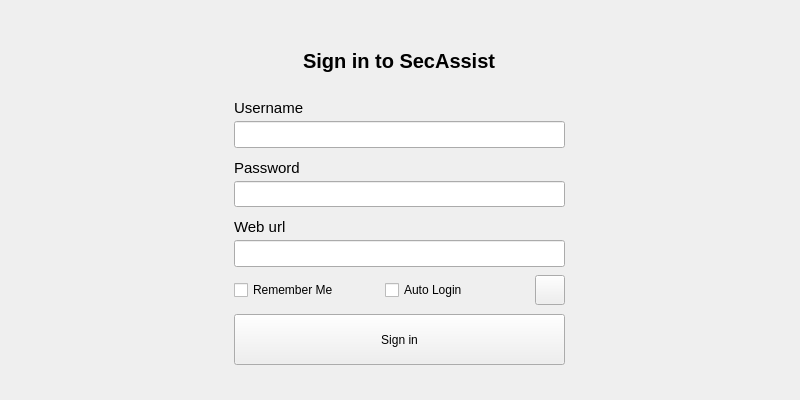
<?xml version="1.0" encoding="UTF-8"?>
<ui version="4.0">
 <class>LoginWindow</class>
 <widget class="QMainWindow" name="LoginWindow">
  <property name="geometry">
   <rect>
    <x>0</x>
    <y>0</y>
    <width>800</width>
    <height>400</height>
   </rect>
  </property>
  <property name="sizePolicy">
   <sizepolicy hsizetype="Fixed" vsizetype="Fixed">
    <horstretch>0</horstretch>
    <verstretch>0</verstretch>
   </sizepolicy>
  </property>
  <property name="windowTitle">
   <string/>
  </property>
  <widget class="QWidget" name="centralwidget">
   <layout class="QGridLayout" name="gridLayout">
    <item row="0" column="0">
     <widget class="QWidget" name="widget" native="true">
      <property name="sizePolicy">
       <sizepolicy hsizetype="Fixed" vsizetype="Fixed">
        <horstretch>0</horstretch>
        <verstretch>0</verstretch>
       </sizepolicy>
      </property>
      <property name="maximumSize">
       <size>
        <width>331</width>
        <height>331</height>
       </size>
      </property>
      <layout class="QVBoxLayout" name="verticalLayout">
       <property name="leftMargin">
        <number>0</number>
       </property>
       <property name="topMargin">
        <number>0</number>
       </property>
       <property name="rightMargin">
        <number>0</number>
       </property>
       <property name="bottomMargin">
        <number>0</number>
       </property>
       <item>
        <widget class="QWidget" name="widget_5" native="true">
         <layout class="QHBoxLayout" name="horizontalLayout_2">
          <item>
           <widget class="QLabel" name="label_3">
            <property name="sizePolicy">
             <sizepolicy hsizetype="Fixed" vsizetype="Fixed">
              <horstretch>0</horstretch>
              <verstretch>0</verstretch>
             </sizepolicy>
            </property>
            <property name="font">
             <font>
              <pointsize>15</pointsize>
              <bold>true</bold>
             </font>
            </property>
            <property name="text">
             <string>Sign in to SecAssist</string>
            </property>
           </widget>
          </item>
         </layout>
        </widget>
       </item>
       <item>
        <widget class="QWidget" name="widget_2" native="true">
         <property name="minimumSize">
          <size>
           <width>0</width>
           <height>0</height>
          </size>
         </property>
         <property name="styleSheet">
          <string notr="true"/>
         </property>
         <layout class="QVBoxLayout" name="verticalLayout_2">
          <property name="spacing">
           <number>0</number>
          </property>
          <property name="leftMargin">
           <number>0</number>
          </property>
          <property name="topMargin">
           <number>0</number>
          </property>
          <property name="rightMargin">
           <number>0</number>
          </property>
          <property name="bottomMargin">
           <number>0</number>
          </property>
          <item>
           <widget class="QLabel" name="label">
            <property name="font">
             <font>
              <pointsize>11</pointsize>
             </font>
            </property>
            <property name="text">
             <string>Username</string>
            </property>
           </widget>
          </item>
          <item>
           <widget class="QLineEdit" name="lineEdit_Username">
            <property name="sizePolicy">
             <sizepolicy hsizetype="Expanding" vsizetype="Preferred">
              <horstretch>0</horstretch>
              <verstretch>0</verstretch>
             </sizepolicy>
            </property>
            <property name="clearButtonEnabled">
             <bool>true</bool>
            </property>
           </widget>
          </item>
         </layout>
        </widget>
       </item>
       <item>
        <widget class="QWidget" name="widget_3" native="true">
         <property name="styleSheet">
          <string notr="true"/>
         </property>
         <layout class="QVBoxLayout" name="verticalLayout_3">
          <property name="spacing">
           <number>0</number>
          </property>
          <property name="leftMargin">
           <number>0</number>
          </property>
          <property name="topMargin">
           <number>0</number>
          </property>
          <property name="rightMargin">
           <number>0</number>
          </property>
          <property name="bottomMargin">
           <number>0</number>
          </property>
          <item>
           <widget class="QLabel" name="label_2">
            <property name="font">
             <font>
              <pointsize>11</pointsize>
             </font>
            </property>
            <property name="text">
             <string>Password</string>
            </property>
           </widget>
          </item>
          <item>
           <widget class="QLineEdit" name="lineEdit_Password">
            <property name="sizePolicy">
             <sizepolicy hsizetype="Expanding" vsizetype="Preferred">
              <horstretch>0</horstretch>
              <verstretch>0</verstretch>
             </sizepolicy>
            </property>
            <property name="echoMode">
             <enum>QLineEdit::Password</enum>
            </property>
            <property name="clearButtonEnabled">
             <bool>true</bool>
            </property>
           </widget>
          </item>
         </layout>
        </widget>
       </item>
       <item>
        <widget class="QWidget" name="widget_6" native="true">
         <property name="styleSheet">
          <string notr="true"/>
         </property>
         <layout class="QVBoxLayout" name="verticalLayout_4">
          <property name="spacing">
           <number>0</number>
          </property>
          <property name="leftMargin">
           <number>0</number>
          </property>
          <property name="topMargin">
           <number>0</number>
          </property>
          <property name="rightMargin">
           <number>0</number>
          </property>
          <property name="bottomMargin">
           <number>0</number>
          </property>
          <item>
           <widget class="QLabel" name="label_4">
            <property name="font">
             <font>
              <pointsize>11</pointsize>
             </font>
            </property>
            <property name="text">
             <string>Web url</string>
            </property>
           </widget>
          </item>
          <item>
           <widget class="QLineEdit" name="lineEdit_WebUrl">
            <property name="sizePolicy">
             <sizepolicy hsizetype="Expanding" vsizetype="Preferred">
              <horstretch>0</horstretch>
              <verstretch>0</verstretch>
             </sizepolicy>
            </property>
           </widget>
          </item>
         </layout>
        </widget>
       </item>
       <item>
        <widget class="QWidget" name="widget_4" native="true">
         <property name="minimumSize">
          <size>
           <width>0</width>
           <height>0</height>
          </size>
         </property>
         <property name="maximumSize">
          <size>
           <width>16777215</width>
           <height>35</height>
          </size>
         </property>
         <layout class="QHBoxLayout" name="horizontalLayout">
          <property name="spacing">
           <number>0</number>
          </property>
          <property name="leftMargin">
           <number>0</number>
          </property>
          <property name="topMargin">
           <number>0</number>
          </property>
          <property name="rightMargin">
           <number>0</number>
          </property>
          <property name="bottomMargin">
           <number>0</number>
          </property>
          <item>
           <widget class="QCheckBox" name="checkBox_RememberMe">
            <property name="sizePolicy">
             <sizepolicy hsizetype="Preferred" vsizetype="Fixed">
              <horstretch>0</horstretch>
              <verstretch>0</verstretch>
             </sizepolicy>
            </property>
            <property name="text">
             <string>Remember Me</string>
            </property>
           </widget>
          </item>
          <item>
           <widget class="QCheckBox" name="checkBox_AutoLogin">
            <property name="sizePolicy">
             <sizepolicy hsizetype="Preferred" vsizetype="Fixed">
              <horstretch>0</horstretch>
              <verstretch>0</verstretch>
             </sizepolicy>
            </property>
            <property name="text">
             <string>Auto Login</string>
            </property>
           </widget>
          </item>
          <item>
           <widget class="QPushButton" name="pushButton_Settings">
            <property name="sizePolicy">
             <sizepolicy hsizetype="Fixed" vsizetype="Fixed">
              <horstretch>0</horstretch>
              <verstretch>0</verstretch>
             </sizepolicy>
            </property>
            <property name="maximumSize">
             <size>
              <width>30</width>
              <height>30</height>
             </size>
            </property>
            <property name="toolTip">
             <string notr="true">Settings</string>
            </property>
            <property name="text">
             <string notr="true"/>
            </property>
           </widget>
          </item>
         </layout>
        </widget>
       </item>
       <item>
        <widget class="QPushButton" name="pushButton_SignIn">
         <property name="minimumSize">
          <size>
           <width>0</width>
           <height>51</height>
          </size>
         </property>
         <property name="styleSheet">
          <string notr="true">/*border:0px solid rgba(0,0,0,0);*/
/*border:2px groove gray;*/
/*border-radius:15px;
padding:2px 4px;
border-style: outset;
background-color: rgb(228, 251, 254);*/
font: 14pt &quot;等线&quot;;</string>
         </property>
         <property name="text">
          <string>Sign in</string>
         </property>
        </widget>
       </item>
      </layout>
     </widget>
    </item>
   </layout>
  </widget>
 </widget>
 <resources/>
 <connections/>
</ui>
